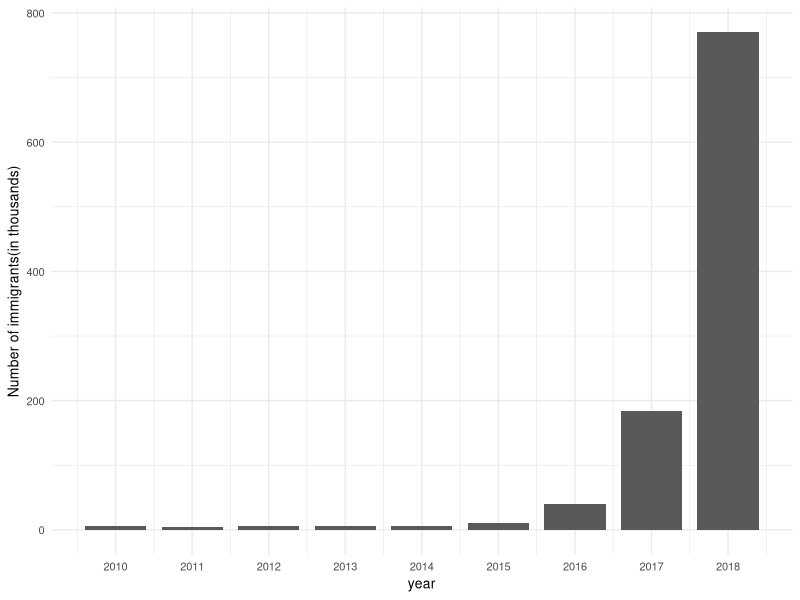
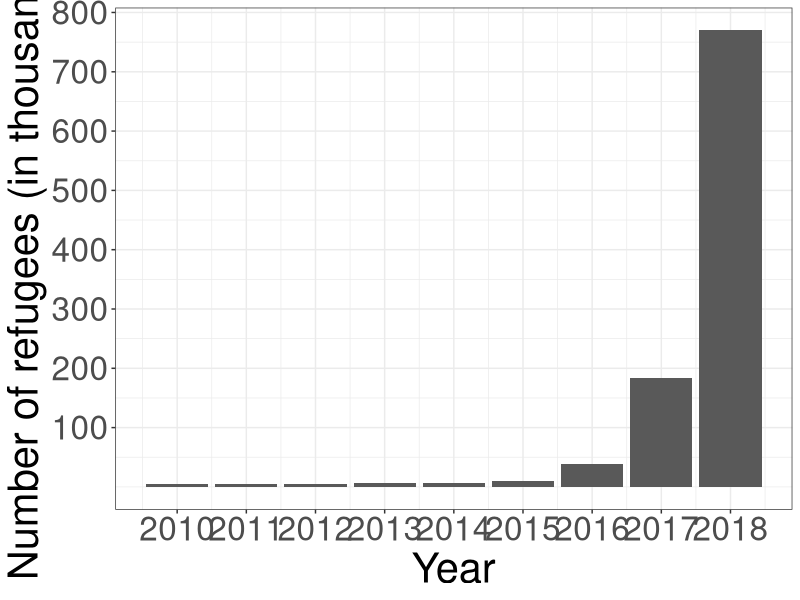

Write the R code that produced these figures, in order.
m = read.csv("total_migrants.csv", stringsAsFactors=FALSE, sep=";")



#########################

# Plot

#########################

library(ggplot2)


year=m$Year
total=m$Migrants.Total/1000


ggplot(m, aes(x = year, y = total)) + geom_col(position = "dodge",  width=0.8 ) + 
  scale_x_continuous(breaks=c(2010,2011,2012,2013,2014,2015,2016, 2017,2018)) + 
  
  theme_minimal() + 
  theme(legend.key = element_rect(colour = NA)) + theme(text = element_text(size=10)) + 
  theme(legend.position="bottom") + ylab("Number of immigrants(in thousands)")

##
install.packages("Cairo")
install.packages("cairoDevice")


cairo_pdf(file="C:/Users/catis/Dropbox/Migration Colombia/01_data/raw_data/Rplot02.pdf",
          
          width=10,
          
          height=10)

Year=m$Year
total=m$Migrants.Total/1000


ggplot(m, aes(x = Year, y = total))+
  geom_col(position = "dodge") +
  scale_x_continuous(breaks=c(2010,2011,2012,2013,2014,2015,2016, 2017,2018)) +
  scale_y_continuous(breaks=c(100,200,300,400,500,600,700,800,900,1000))+
  theme_bw()+ 
  theme(legend.key = element_rect(colour = NA))+
  theme(text = element_text(size=30)) + theme(legend.position="bottom")+
  ylab("Number of refugees (in thousands)")



dev.off()
